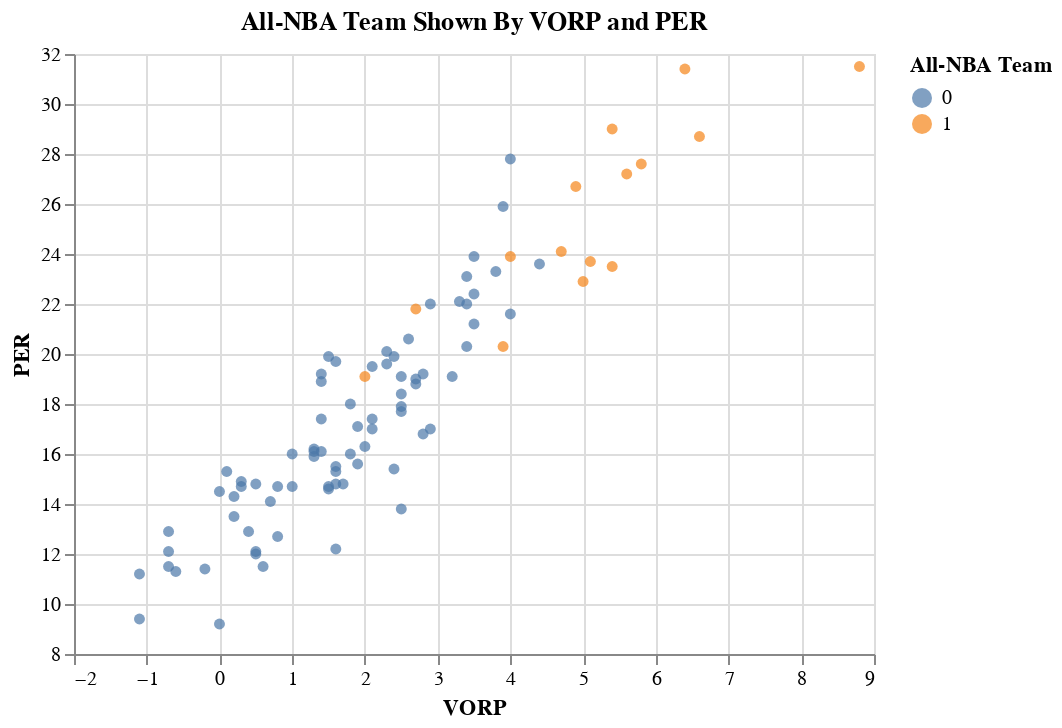

The notebook cell saved with this chart:
### Markdown cell above
Let's using altair to visualize the graph between my two Xs, `PER`, `VORP`, and the y, `All-NBA Team`.
Also include tooltip of `Player`, `Team`, `Points per game` in order to better provide information for NBA fans.

From this graph, we can tell that the more PER and especially VORP, the more likely All-NBA Team

### Code cell
alt.Chart(df).mark_circle().encode(
    x=alt.X("VORP", scale=alt.Scale(zero=False)),
    y=alt.Y("PER", scale=alt.Scale(zero=False)),
    color="All-NBA Team:N",
    tooltip = ['Player','Tm','PTS',"VORP","PER"]
).properties(
    title="All-NBA Team Shown By VORP and PER"
)
